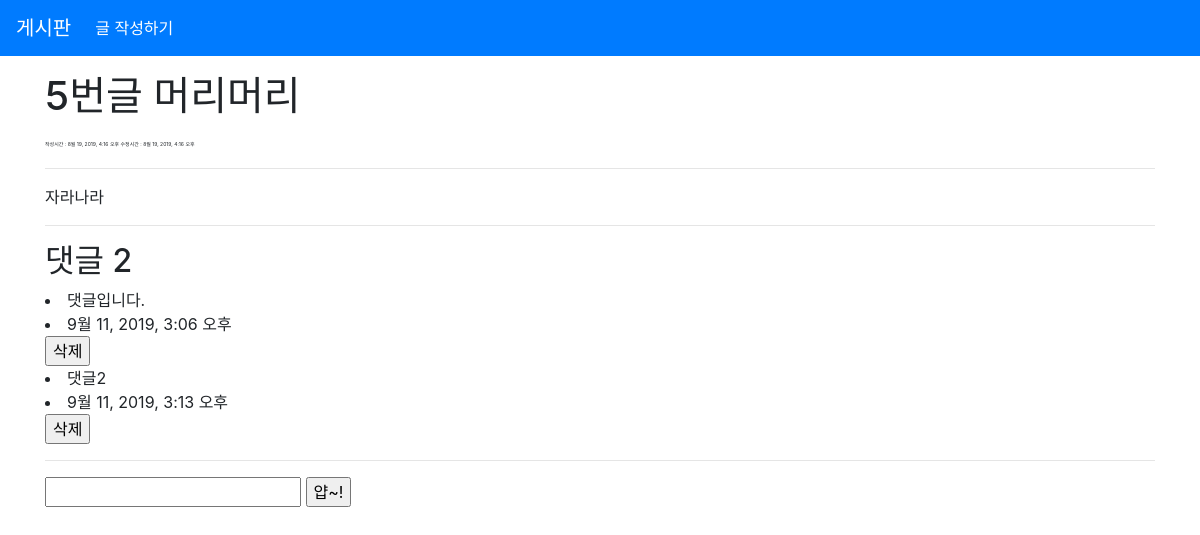
Page /articles/5/ on the earlier database version.
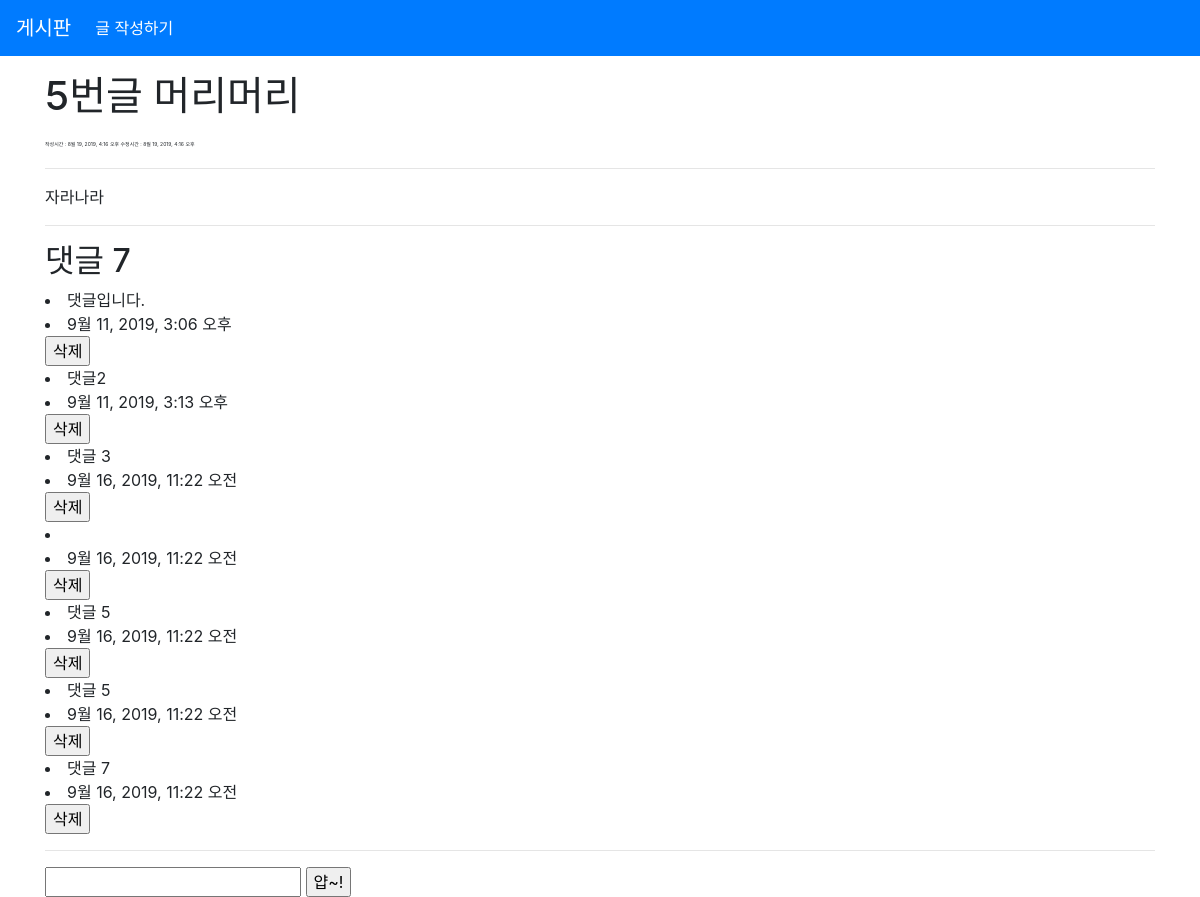
Same page on the later database version.
### articles/models.py (models this page shows, shortened)
class Article(models.Model):
    title = models.CharField(max_length=10)
    content = models.TextField()
    created_at = models.DateTimeField(auto_now_add=True)
    updated_at = models.DateTimeField(auto_now=True)

class Comment(models.Model):
    content = models.CharField(max_length=140)
    created_at = models.DateTimeField(auto_now_add=True)
    article = models.ForeignKey(Article, on_delete=models.CASCADE)

### articles/views.py (the view)
# urls.py: path('<int:article_pk>/', views.detail, name='detail'),
def detail(request, article_pk):
    article = Article.objects.get(pk=article_pk)
    context = {
        'article' : article,
        'comments' : article.comment_set.all(),
    }
    return render(request, 'articles/detail.html', context)

### articles/templates/articles/detail.html (shortened to what this page needs)
{% extends 'articles/base.html' %}
{% block body %}
<h1>{{ article.id}}번글 {{ article.title }}</h1>
<div>
  <p style="font-size: 5px; display: inline;"> 작성시간 : {{ article.created_at }} </p>
  <p style="font-size: 5px; display: inline;"> 수정시간 : {{ article.updated_at }} </p>
</div>
<hr>
<p> {{ article.content }}</p>
<hr>
<h2> 댓글 {{ comments.count }}</h2>
{% for comment in comments %}
<li>{{ comment.content }}</li>
<li>{{ comment.created_at }}</li>
<form action="{% url 'articles:comment_delete' article.pk comment.pk %}" method="POST" oneclick="return confirm('진짜 지울래?')">
  <input type="submit" value="삭제">
</form>
{% empty %}
  <p>댓글이 없어요 작성해주세요. </p>
{% endfor %}
<hr>
<form action="{% url "articles:comment_create" article.pk %}" method="POST">
  <input type="text" name="content">
  <input type="submit" value="얍~!">
</form>
{% endblock %}

### articles/templates/articles/base.html (shortened to what this page needs)
<!DOCTYPE html>
<html lang="en">
<head>
  <link rel="stylesheet" href="https://stackpath.bootstrapcdn.com/bootstrap/4.3.1/css/bootstrap.min.css"
>
</head>
<body>
  <nav class="navbar navbar-expand-lg navbar-dark bg-primary position-fixedtop">
    <a class="navbar-brand" href="{% url 'articles:index' %}">게시판</a>
    <div class="collapse navbar-collapse" id="navbarNavAltMarkup">
      <div class="navbar-nav">
        <a class="nav-item nav-link active" href="{% url 'articles:create' %}"> 글 작성하기</a>
      </div>
    </div>
  </nav>
  <div class="container mt-3">
    {% block body %}
    {% endblock %}
  </div>
</body>
</html>

Differences in the rows shown:
computed for Article "머리머리": count "2" → "7"
added Comment: content "댓글 3", created_at "9월 16, 2019, 11:22 오전"
added Comment: created_at "9월 16, 2019, 11:22 오전"
added Comment: content "댓글 5", created_at "9월 16, 2019, 11:22 오전"
added Comment: content "댓글 5", created_at "9월 16, 2019, 11:22 오전"
added Comment: content "댓글 7", created_at "9월 16, 2019, 11:22 오전"
